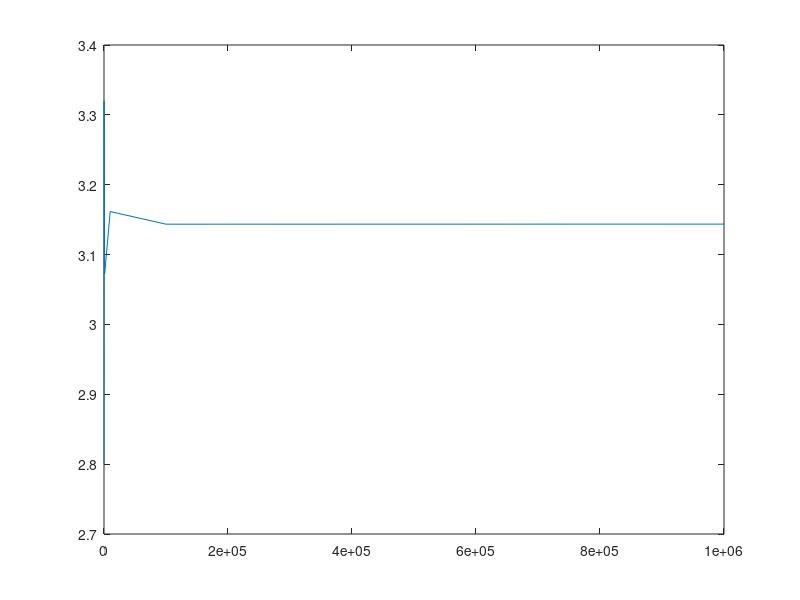

Write the MATLAB code that produced this figure.
% MonteCarlo Pi
% MCPi_0.m
% M. Saum 8/31/2017
clear;

rand("seed",6188);

NTrials = [10; 100; 1000; 10000; 100000; 1000000];
Ncases = numel(NTrials);
PiEst = zeros(Ncases,1);

for i =1:Ncases 
  Rcount = 0;
  for j = 1:NTrials(i) 
    x = rand(1);
    y = rand(1);
    if ( x^2 + y^2 <= 1) 
      Rcount = Rcount + 1;
    endif
  end
  PiEst(i) = 4*Rcount/NTrials(i);
end

dlmwrite("MCPi_0_m.txt",[NTrials,PiEst]);

hf = figure();
plot(NTrials',PiEst');
print(hf,"MCPi_0_m.pdf");
